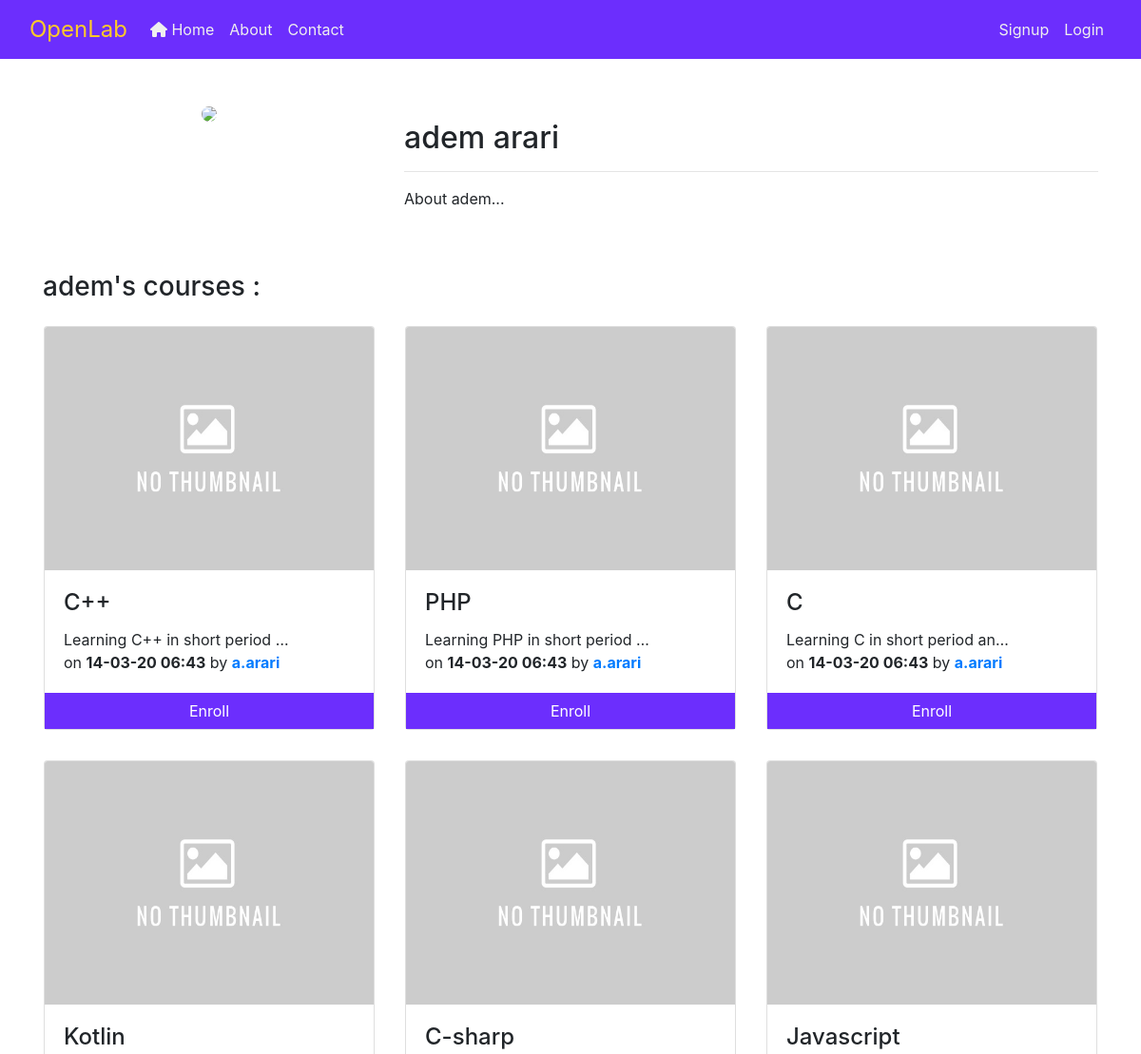
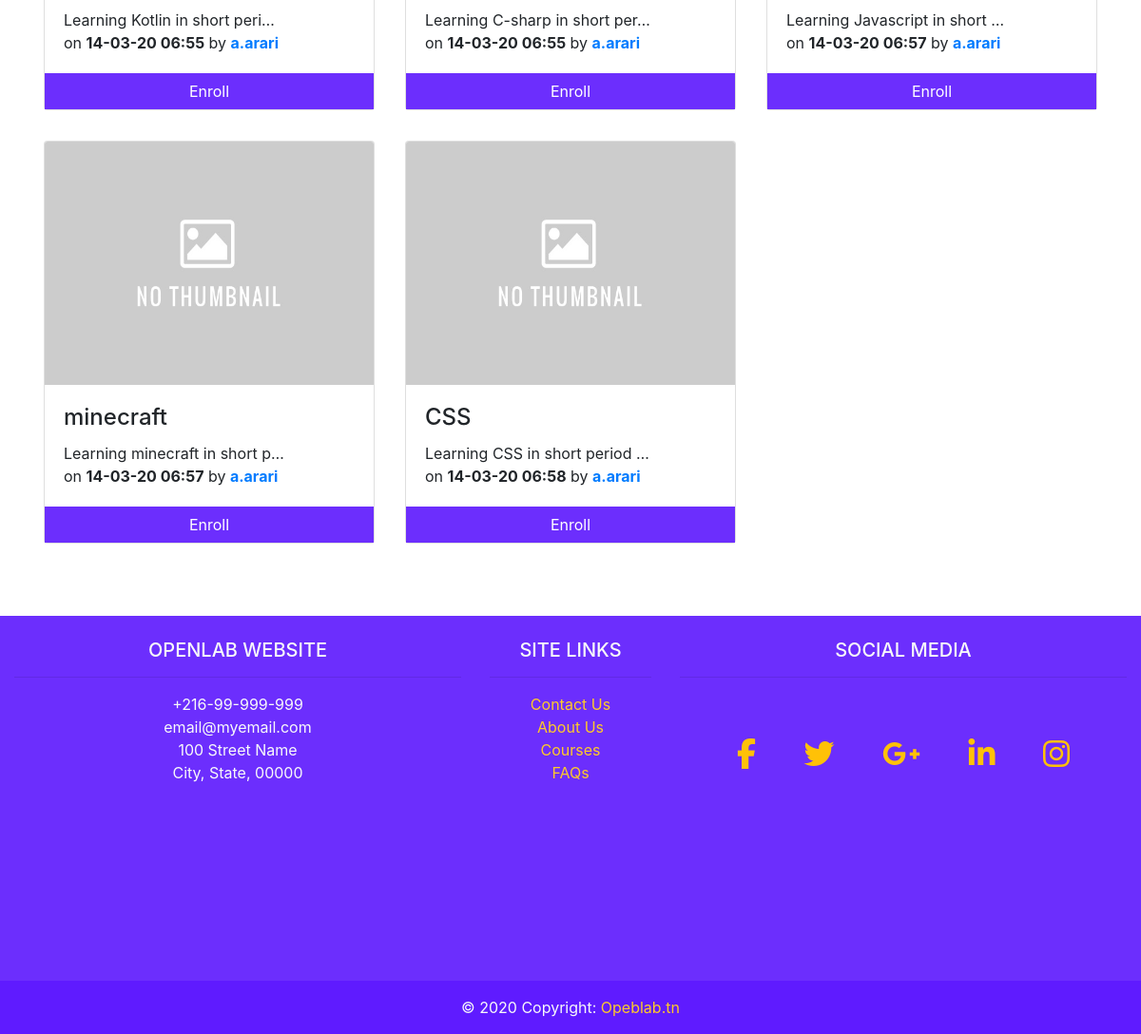
/accounts/teacher/2/, run on the app's committed database (2 pictures, top to bottom).
### users/models.py (models this page shows, shortened)
class User(AbstractUser):
	is_student = models.BooleanField(default=False)
	is_teacher = models.BooleanField(default=False)
	email = models.EmailField('email address', unique=True)
	username = models.CharField(max_length=30, unique=False)
	picture = models.ImageField(upload_to='users/pictures/', null=True)
	USERNAME_FIELD = 'email'
	REQUIRED_FIELDS = []
	def get_picture_url(self):
		if self.picture:
			return self.picture.url
		else:
			if self.is_student:
				return '/media/users/pictures/student-default.png'
			elif self.is_teacher:
				return '/media/users/pictures/teacher-default.png'
			else:
				return '/media/users/pictures/default.png'
	def get_shortname(self):
		return f'{self.first_name[0:1]}.{self.last_name}'
	def get_fullname(self):
		return f'{self.first_name} {self.last_name}'

class Teacher(models.Model):
	user = models.OneToOneField(User, on_delete=models.CASCADE, primary_key=True, unique=True)

### courses/models.py (models this page shows, shortened)
class Course(models.Model):
	slug 		= models.SlugField(unique=True)
	name 		= models.CharField(max_length=50)
	detail 		= models.CharField(max_length=250, verbose_name='About the course')
	thumbnail 	= models.ImageField(upload_to='courses/thumbnails/', null=True)
	teacher 	= models.ForeignKey(Teacher, on_delete=models.CASCADE)
	students 	= models.ManyToManyField(Student, related_name='students_to_course')
	created_date 		= models.DateTimeField(auto_now_add=True)
	last_update_date 	= models.DateTimeField(auto_now=True)
	def get_thumbnail_url(self):
		if self.thumbnail:
			return self.thumbnail.url
		else:
			return '/media/courses/thumbnails/default.jpg'

### users/views.py (the view)
# urls.py: path('teacher/<int:pk>/', users_views.teacher_profile, name='teacher_profile'),
def teacher_profile(request, pk):
	teacher = get_object_or_404(Teacher, user_id=pk)
	context = {
		'title': f'{teacher.user.get_shortname()}\'s profile',
		'teacher': True,
		'user_profile': teacher.user,
		'courses': Course.objects.filter(teacher=teacher),
	}
	return render(request, 'registration/profile_show.html', context)

### users/templates/registration/profile_show.html (shortened to what this page needs)
{% extends "base.html" %}
{% block content %}
	<div class="container my-5">
		<div class="row">
			<div class="col-4 text-center">
				<img src="{{ user_profile.get_picture_url }}" class="mb-2 rounded-circle" width='256px'>
			</div>
			<div class="col-8 mt-3">
				<h2>{{ user_profile.get_fullname }}</h2>
				<hr>
				<p>About {{ user_profile.first_name }}...</p>
			</div>
		</div>
	</div>
	{% if teacher %}
		{% if courses %}
			<div class="container mt-5">
				<h3>{{ user_profile.first_name }}'s courses :</h3>
				<div class="row">
				{% for course in courses %}
					{% include "courses/course_item.html" %}
				{% endfor %}
			</div>
		</div>
		{% endif %}
	{% endif %}
{% endblock content %}

### courses/templates/courses/course_item.html
<div class="p-3 col-12 col-md-6 col-lg-4">
	<div class="card ol-shadow-hover">
		<img class="card-img-top" src="{{ course.get_thumbnail_url }}" alt="" width="256" height="256">
		<div class="card-body">
			<h4 class="card-title">{{ course.name|truncatechars:18 }}</h4>
			<p class="card-text">
				{{ course.detail|truncatechars:30 }}
				<br>
				on <strong>{{ course.created_date|date:'d-m-y h:i' }}</strong>
				by <a href="{% url 'teacher_profile' course.teacher.user.id %}"
						class='{% if user.is_teacher and course.teacher.user == user %}text-danger{% endif %}'>
						<strong>
							{{ course.teacher.user.get_shortname }}
						</strong>
					</a>
				<br>
			</p>
		</div>
		<div class="text-center">
			{% if user.is_student or not user.is_authenticated %}
				{% if user.get_profile in course.students.all %}
					<span class="ol-text-primary font-weight-bold">
						25%
						<a class="ol-text-primary" href="{% url 'courses:detail' course.slug %}">Continue</a>
					</span>
					<div class="progress rounded-0" style="height:10px;">
						<div class="progress-bar rounded-0 ol-btn-bg-primary" style="width: 25%"></div>
					</div>
				{% else %}
					<a href="{% url 'courses:detail' course.slug %}" class="btn btn-block btn-primary ol-btn-bg-primary rounded-0">Enroll</a>
				{% endif %}
			{% else %}
					<a href="{% url 'courses:detail' course.slug %}" class="btn btn-block btn-secondary rounded-0">View</a>
			{% endif %}
		</div>
	</div>
</div>

### static/css/style.css (style rules this page uses)
html { position: relative; min-height: 100%; }
body { margin-bottom: 500px; }
.ol-shadow-hover { box-shadow: 0 0 0 0; }
.ol-btn-bg-primary { background-color: #6c2efd; outline-color: #6c2efd; border-color: #6c2efd; }

### data on the page
User: get_fullname "adem arari", first_name "adem"
Course: name "C++", detail "Learning C++ in short period …", created_date "14-03-20 06:43", teacher.user.get_shortname "a.arari", shows "Enroll"
Course: name "PHP", detail "Learning PHP in short period …", created_date "14-03-20 06:43", teacher.user.get_shortname "a.arari", shows "Enroll"
Course: name "C", detail "Learning C in short period an…", created_date "14-03-20 06:43", teacher.user.get_shortname "a.arari", shows "Enroll"
Course: name "Kotlin", detail "Learning Kotlin in short peri…", created_date "14-03-20 06:55", teacher.user.get_shortname "a.arari", shows "Enroll"
Course: name "C-sharp", detail "Learning C-sharp in short per…", created_date "14-03-20 06:55", teacher.user.get_shortname "a.arari", shows "Enroll"
Course: name "Javascript", detail "Learning Javascript in short …", created_date "14-03-20 06:57", teacher.user.get_shortname "a.arari", shows "Enroll"
Course: name "minecraft", detail "Learning minecraft in short p…", created_date "14-03-20 06:57", teacher.user.get_shortname "a.arari", shows "Enroll"
Course: name "CSS", detail "Learning CSS in short period …", created_date "14-03-20 06:58", teacher.user.get_shortname "a.arari", shows "Enroll"
